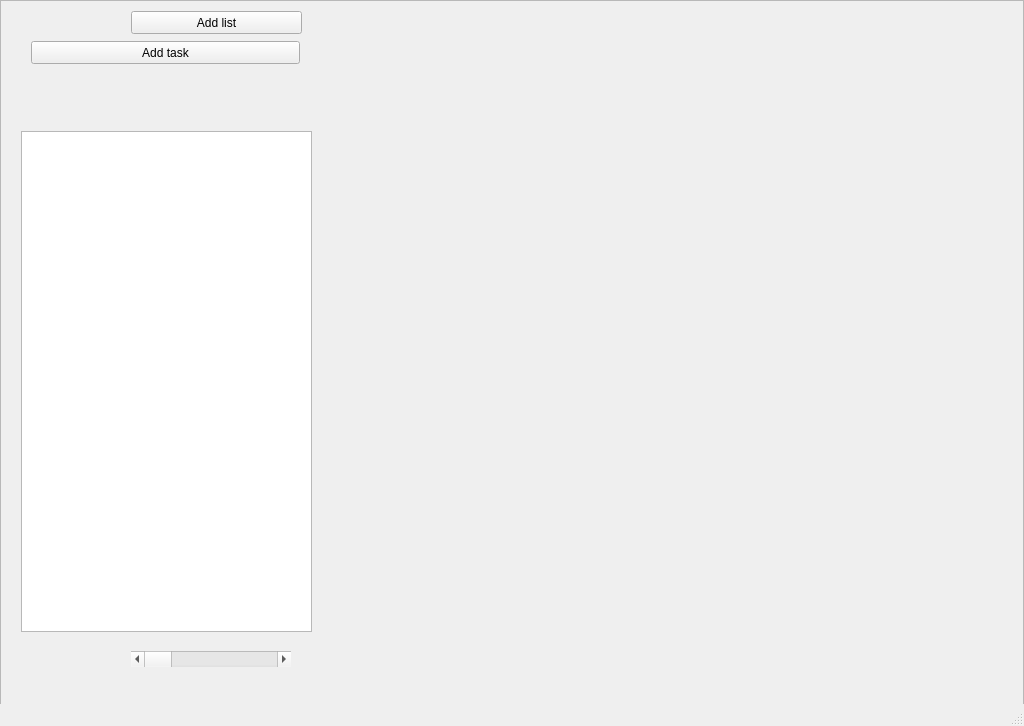
<?xml version="1.0" encoding="UTF-8"?>
<ui version="4.0">
 <class>MainWindow</class>
 <widget class="QMainWindow" name="MainWindow">
  <property name="windowModality">
   <enum>Qt::NonModal</enum>
  </property>
  <property name="geometry">
   <rect>
    <x>0</x>
    <y>0</y>
    <width>1024</width>
    <height>726</height>
   </rect>
  </property>
  <property name="windowTitle">
   <string>MainWindow</string>
  </property>
  <widget class="QWidget" name="centralwidget">
   <widget class="QScrollArea" name="scrollArea">
    <property name="geometry">
     <rect>
      <x>0</x>
      <y>0</y>
      <width>1024</width>
      <height>726</height>
     </rect>
    </property>
    <property name="widgetResizable">
     <bool>true</bool>
    </property>
    <widget class="QWidget" name="scrollAreaWidgetContents">
     <property name="geometry">
      <rect>
       <x>0</x>
       <y>0</y>
       <width>1022</width>
       <height>724</height>
      </rect>
     </property>
     <widget class="QPushButton" name="addListBtn">
      <property name="geometry">
       <rect>
        <x>130</x>
        <y>10</y>
        <width>171</width>
        <height>23</height>
       </rect>
      </property>
      <property name="text">
       <string>Add list</string>
      </property>
     </widget>
     <widget class="QPushButton" name="AddTask">
      <property name="geometry">
       <rect>
        <x>30</x>
        <y>40</y>
        <width>269</width>
        <height>23</height>
       </rect>
      </property>
      <property name="text">
       <string>Add task</string>
      </property>
     </widget>
     <widget class="QListWidget" name="listWidget">
      <property name="geometry">
       <rect>
        <x>20</x>
        <y>130</y>
        <width>291</width>
        <height>501</height>
       </rect>
      </property>
     </widget>
     <widget class="QScrollBar" name="horizontalScrollBar">
      <property name="geometry">
       <rect>
        <x>130</x>
        <y>650</y>
        <width>160</width>
        <height>16</height>
       </rect>
      </property>
      <property name="orientation">
       <enum>Qt::Horizontal</enum>
      </property>
     </widget>
    </widget>
   </widget>
  </widget>
  <widget class="QMenuBar" name="menubar">
   <property name="geometry">
    <rect>
     <x>0</x>
     <y>0</y>
     <width>1024</width>
     <height>21</height>
    </rect>
   </property>
  </widget>
  <widget class="QStatusBar" name="statusbar"/>
 </widget>
 <resources/>
 <connections/>
</ui>
